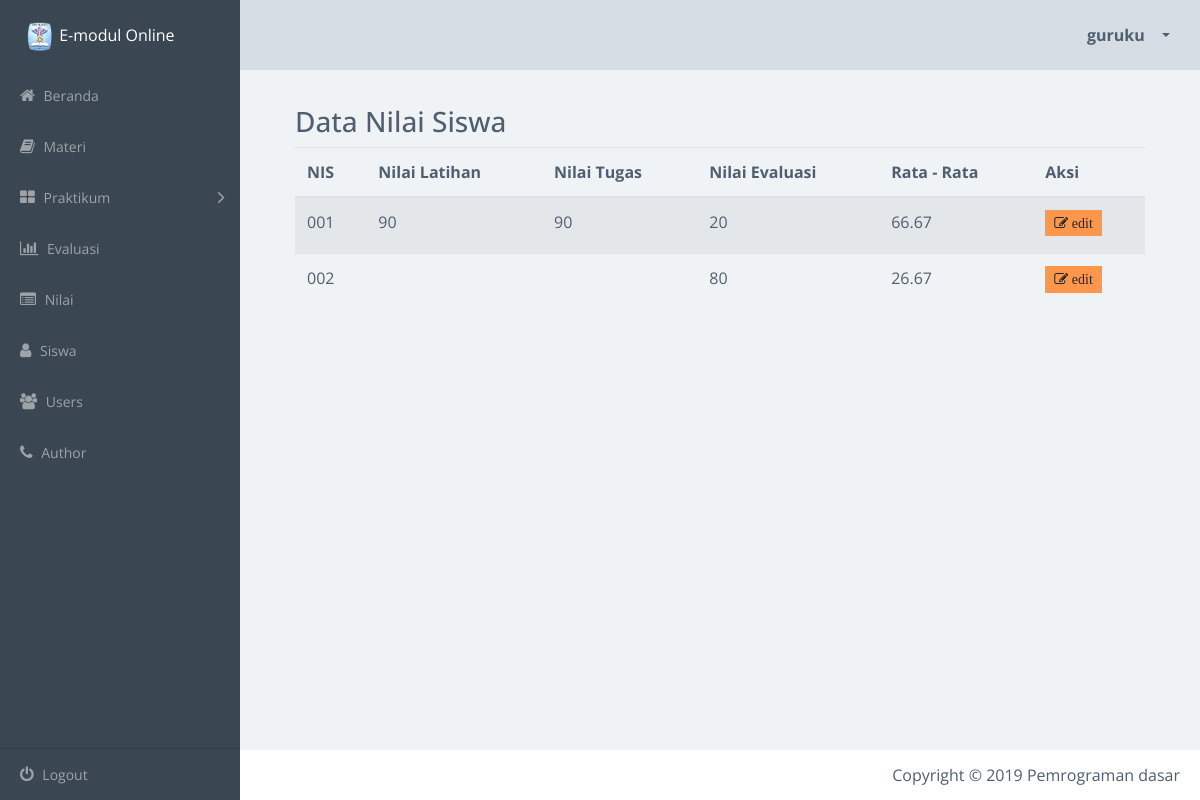
The app's page /nilai.php (signed in) with its own data.
### tables this page shows
CREATE TABLE `nilai` (
  `id_nilai` int(11) NOT NULL AUTO_INCREMENT,
  `no_induk` varchar(10) DEFAULT NULL,
  `nilai_tugas` varchar(5) DEFAULT NULL,
  `nilai_evaluasi` varchar(5) DEFAULT NULL,
  `nilai_latihan` varchar(5) DEFAULT NULL,
  PRIMARY KEY (`id_nilai`)
);

### nilai.php (the view, shortened to what this page needs)
<?php
include_once("config.php");
$result = mysqli_query($conn, "SELECT * FROM nilai ORDER BY no_induk ASC");
?>
<!doctype html>
<html class="no-js" lang="en">
    <head>
        <link rel="stylesheet" href="css/vendor.css">
        <link rel="stylesheet" href="css/app-blue.css">
        <link rel="stylesheet" type="text/css" href="css/jquery.dataTables.min.css">
    </head>
    <body>
        <div class="main-wrapper">
            <div class="app" id="app">
                <header class="header">
                    <div class="header-block header-block-nav">
                        <ul class="nav-profile">
                            <li class="profile dropdown">
                                <a class="nav-link dropdown-toggle" data-toggle="dropdown" href="#" role="button" aria-haspopup="true" aria-expanded="false">
                                    <span class="name"> <?php echo $_SESSION['username']; ?> </span>
                                </a>
                            </li>
                        </ul>
                    </div>
                </header>
                <aside class="sidebar">
                    <div class="sidebar-container">
                        <div class="sidebar-header">
                            <div class="brand">
                                <div>
                                    <img src="assets/logosmk.png" width="30" height="30"> E-modul Online
                                </div>
                            </div>
                        </div>
                        <nav class="menu">
                            <ul class="sidebar-menu metismenu" id="sidebar-menu">
                                <li class="">
                                    <a href="index.php">
                                        <i class="fa fa-home"></i> Beranda </a>
                                </li>
                                <li class="">
                                    <a href="materi.php">
                                        <i class="fa fa-book"></i> Materi </a>
                                </li>
                                <li>
                                    <a href="">
                                        <i class="fa fa-th-large"></i> Praktikum
                                        <i class="fa arrow"></i>
                                    </a>
                                </li>
                                <li class="">
                                    <a href="evaluasi.php">
                                        <i class="fa fa-bar-chart"></i> Evaluasi  </a>
                                </li>
                                <li class="">
                                    <a href="nilai.php">
                                        <i class="fa fa-list-alt"></i> Nilai </a>
                                </li>
                                <li class="">
                                    <a href="siswa.php">
                                        <i class="fa fa-user"></i> Siswa </a>
                                </li>
                                <li class="">
                                    <a href="users.php">
                                        <i class="fa fa-users"></i> Users </a>
                                </li>
                                <li class="">
                                    <a href="author.php">
                                        <i class="fa fa-phone"></i> Author </a>
                                </li>
                            </ul>
                        </nav>
                    </div>
                    <footer class="sidebar-footer">
                        <ul class="sidebar-menu metismenu" id="customize-menu">
                            <li>
                                <a href="logout.php">
                                    <i class="fa fa-power-off"></i> Logout </a>
                            </li>
                        </ul>
                    </footer>
                </aside>
                <article class="content dashboard-page">
                    <section class="section">
                        <div class="data-table-area">
                            <div class="container">
                                <div class="row">
                                    <div class="col-lg-12 col-md-12 col-sm-12 col-xs-12">
                                        <div class="data-table-list">
                                            <div class="basic-tb-hd">
                                                <h3>Data Nilai Siswa</h3>
                                            </div>
                                            <div class="table-responsive">
                                                <table id="data-table-basic" class="table table-striped">
                                                    <thead>
                                                        <tr>
                                                            <th>NIS</th>
                                                            <th>Nilai Latihan</th>
                                                            <th>Nilai Tugas</th>
                                                            <th>Nilai Evaluasi</th>
                                                            <th>Rata - Rata</th>
                                                            <th>Aksi</th>
                                                        </tr>
                                                    </thead>
                                                    <tbody>
                                                     <?php
                                                     while($data = mysqli_fetch_array($result)) {
                                                        $a = $data['nilai_latihan'];
                                                        $b = $data['nilai_tugas'];
                                                        $c = $data['nilai_evaluasi'];
                                                        $d = ($a + $b + $c) / 3;
                                                        echo"<tr>";
                                                        echo "<td>" .$data['no_induk']. "</td>";
                                                        echo "<td>".$a."</td>";
                                                        echo "<td>".$b."</td>";
                                                        echo "<td>".$c."</td>";
                                                        echo "<td>".number_format($d, 2)."</td>";
                                                        echo "<td><a href='editNilai.php?id=$data[id_nilai]'><button title='edit' class='btn btn-warning btn-sm fa fa-edit'> edit </button></td>";
                                                        echo"</tr>";
                                                    }
                                                    ?>
                                            </table>
                                        </div>
                                    </div>
                                </div>
                            </div>
                        </div>
                    </div>
                </section>
            </article>
                <footer class="footer">
                    <div class="footer-block author">
                        <ul>
                            <li>
                                Copyright &copy 2019 Pemrograman dasar
                            </li>
                        </ul>
                    </div>
                </footer>
    </body>
</html>

### records on screen
nilai: no_induk "001", nilai_latihan "90", nilai_tugas "90", nilai_evaluasi "20", d "66.67"
nilai: no_induk "002", nilai_evaluasi "80", nilai_evaluasi "26.67"

### other values on screen
$_SESSION['username'] "guruku"
